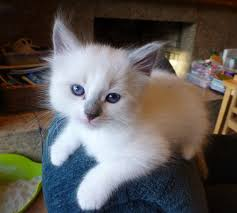
#> input picture test/img/image.jpeg, 237 x 213 px, given in place of the camera
$ python main.py
#> lines starting #> are read from the running program, lines starting #| are printed output that depends on the picture; after the words box and inside, x2 and y2 are one past the last pixel; in counts of white or black regions, pixels touching at a corner belong together
from datetime import date
import cv2
import numpy

# [13 lines of commented-out code are left out]

cap = cv2.VideoCapture(0)

while True:
    success, img = cap.read()
#> img is the input picture: shape (213, 237, 3); mean B, G, R 87.5, 91.1, 96.2
    img = cv2.resize(img, (1280, 720))
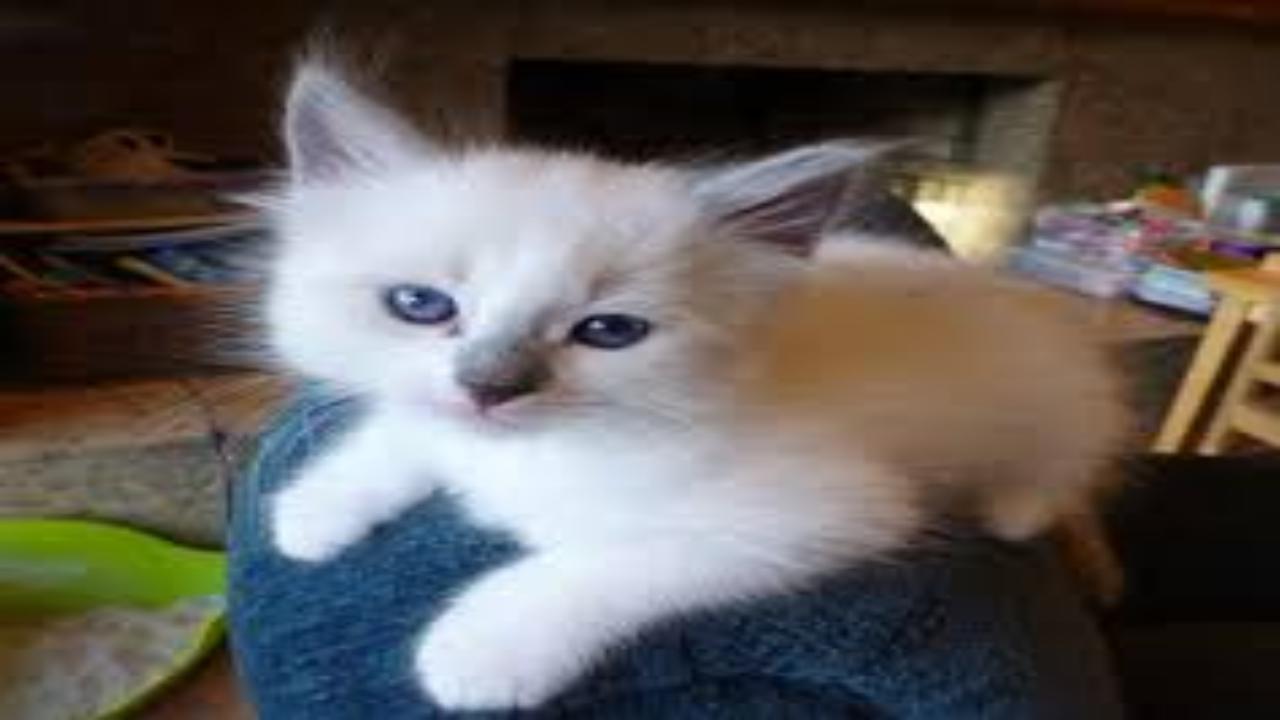
#> img: shape (720, 1280, 3); mean B, G, R 87.3, 91, 96
    img = cv2.rotate(img, cv2.ROTATE_180)
    img = cv2.cvtColor(img, cv2.COLOR_BGR2GRAY)
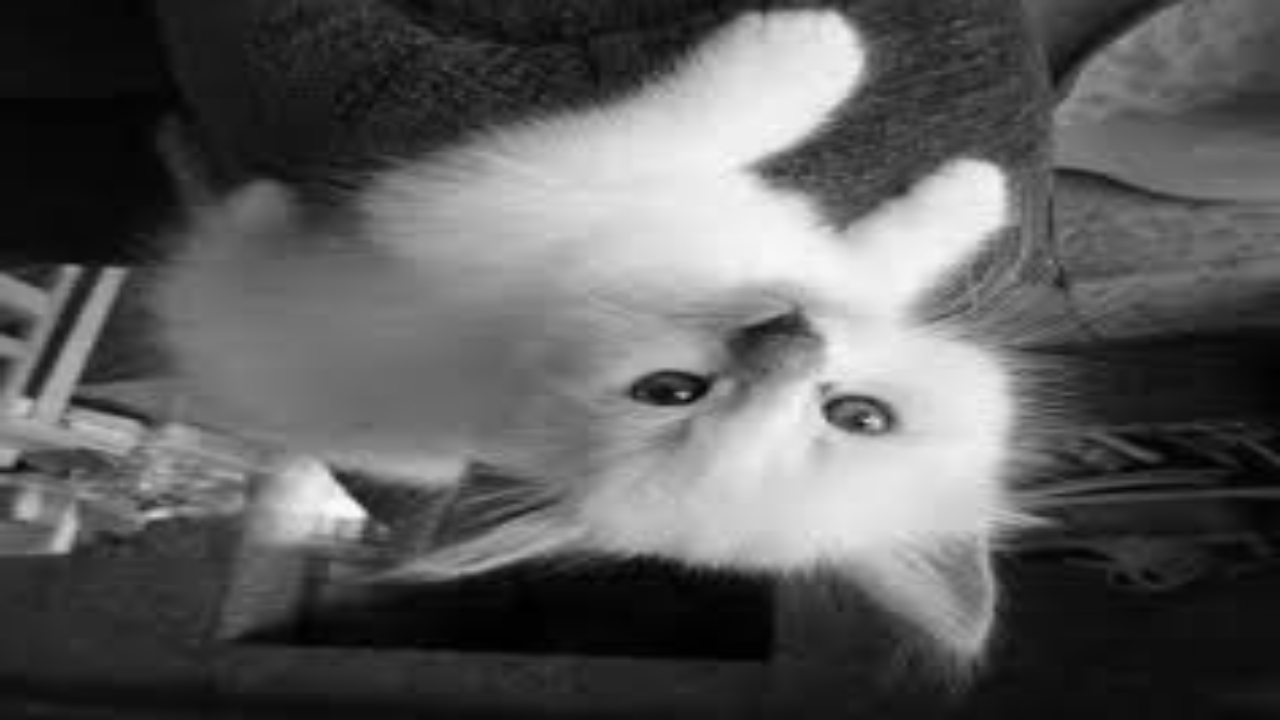
#> img: shape (720, 1280); min 0, max 252, mean 92.1

    img = cv2.Canny(img, 15, 15)
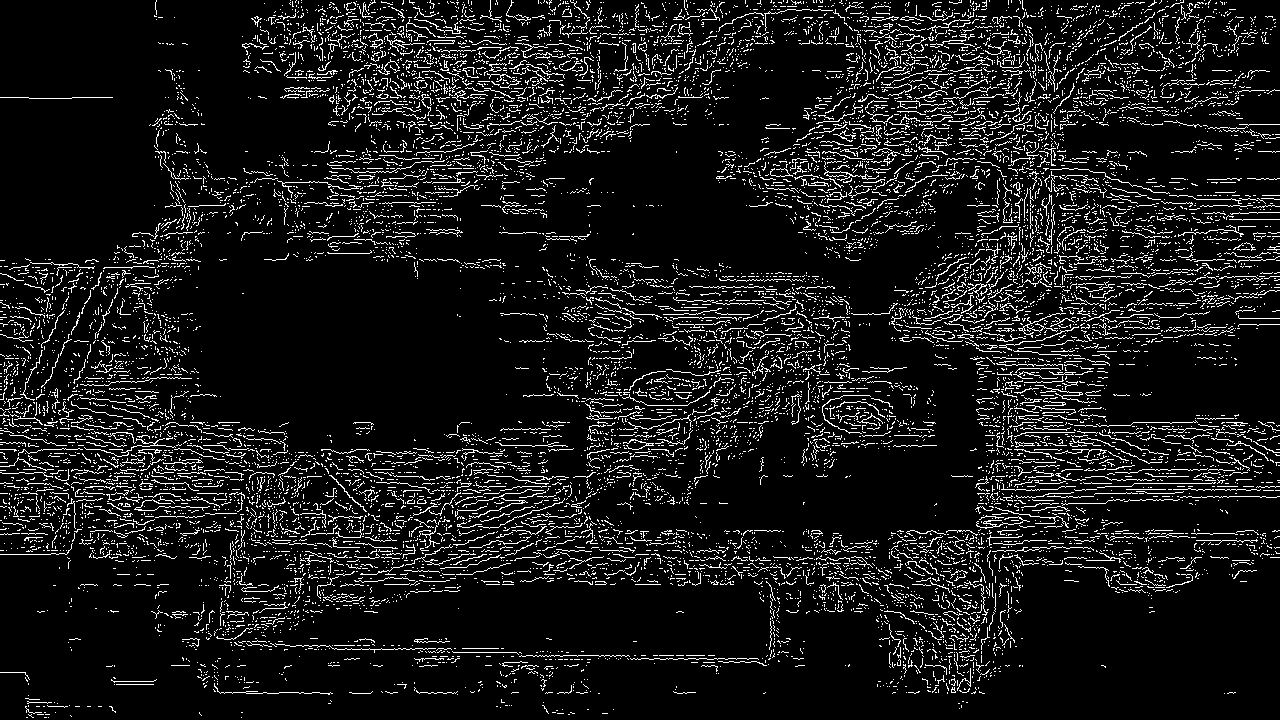
#> img: shape (720, 1280); 9.4% white in thin lines or dots
    kernel = numpy.ones((3,3), numpy.uint8)
    img = cv2.dilate(img, kernel, iterations=1)
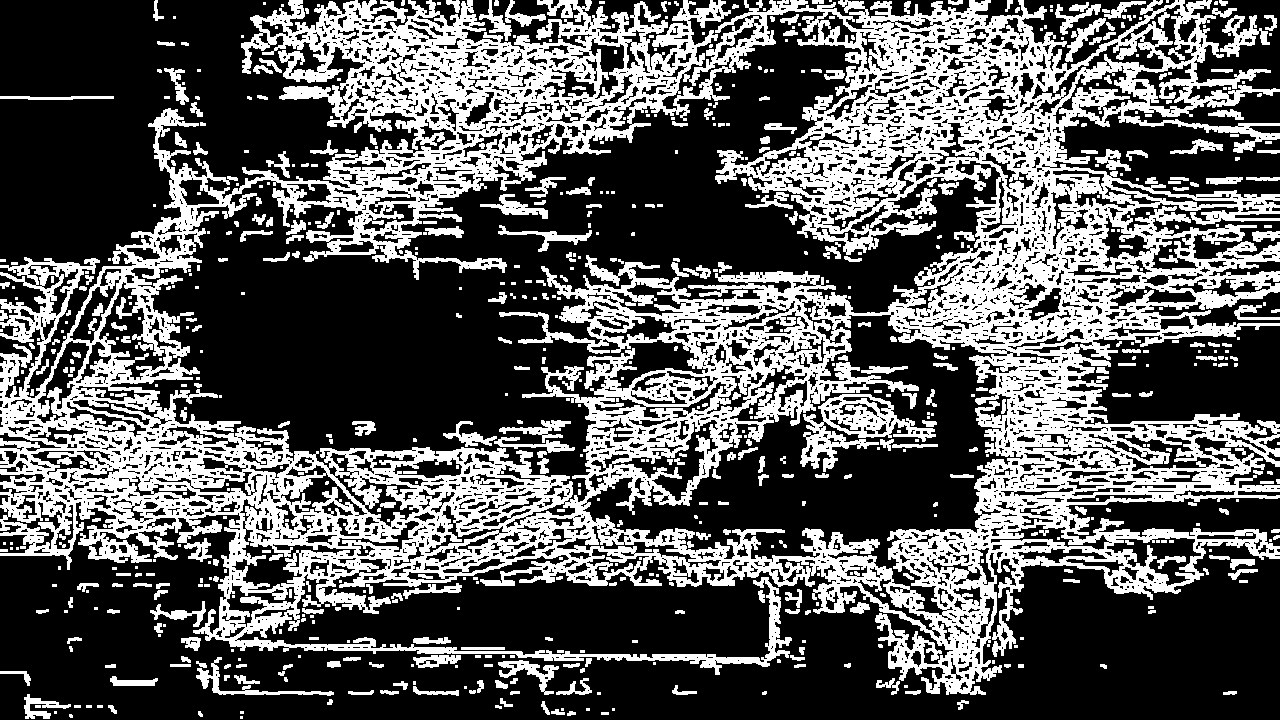
#> img: shape (720, 1280); 35.4% white; 731 white regions (372 under 20 px), largest, box (x1, y1, x2, y2) and area: (0, 0, 1280, 695) 288856, (800, 394, 936, 472) 3687, (1220, 15, 1270, 57) 841

    img = cv2.erode(img, kernel, iterations=1)
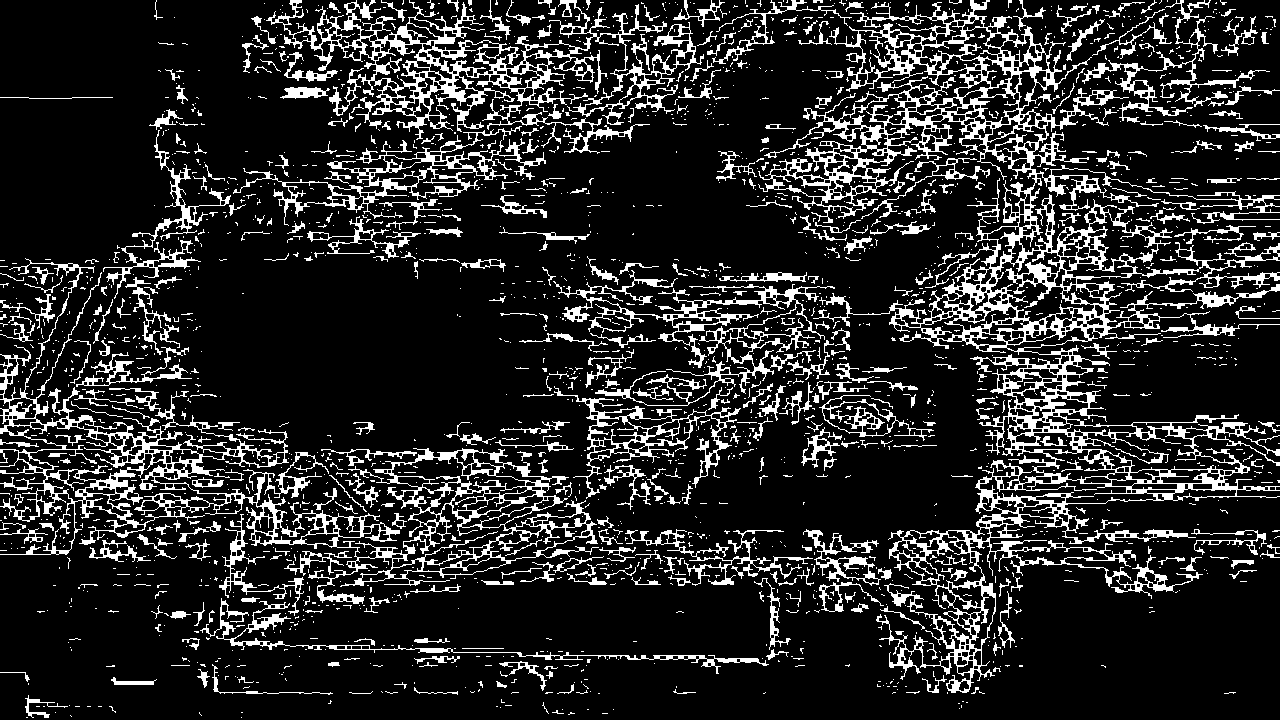
#> img: shape (720, 1280); 15.9% white; 2100 white regions (1693 under 20 px), largest, box (x1, y1, x2, y2) and area: (758, 0, 1280, 693) 47910, (0, 258, 599, 604) 19799, (266, 0, 704, 154) 13458

    cv2.imshow('ok', img)

    if cv2.waitKey(1) & 0xFF == ord('q'):
#> (key q is pressed here)
        break
